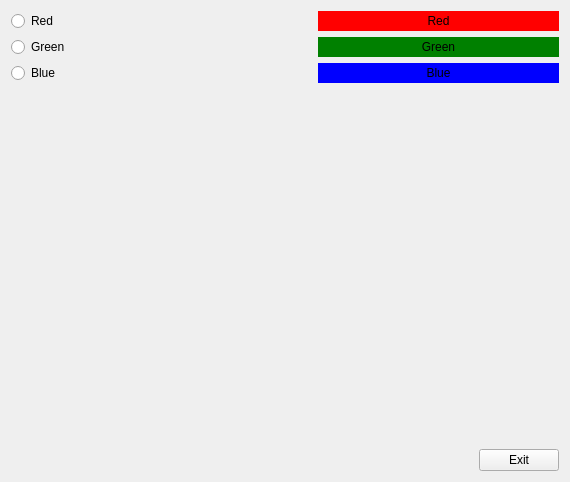
<?xml version="1.0" encoding="UTF-8"?>
<ui version="4.0">
 <class>ColorPicker</class>
 <widget class="QWidget" name="ColorPicker">
  <property name="geometry">
   <rect>
    <x>0</x>
    <y>0</y>
    <width>570</width>
    <height>482</height>
   </rect>
  </property>
  <property name="windowTitle">
   <string>Form</string>
  </property>
  <property name="styleSheet">
   <string notr="true"/>
  </property>
  <layout class="QVBoxLayout" name="verticalLayout_3">
   <item>
    <layout class="QHBoxLayout" name="horizontalLayout">
     <item>
      <layout class="QVBoxLayout" name="verticalLayout">
       <item>
        <widget class="QRadioButton" name="radioButton">
         <property name="text">
          <string>Red</string>
         </property>
        </widget>
       </item>
       <item>
        <widget class="QRadioButton" name="radioButton_2">
         <property name="text">
          <string>Green</string>
         </property>
        </widget>
       </item>
       <item>
        <widget class="QRadioButton" name="radioButton_3">
         <property name="text">
          <string>Blue</string>
         </property>
        </widget>
       </item>
      </layout>
     </item>
     <item>
      <spacer name="horizontalSpacer_2">
       <property name="orientation">
        <enum>Qt::Horizontal</enum>
       </property>
       <property name="sizeHint" stdset="0">
        <size>
         <width>40</width>
         <height>20</height>
        </size>
       </property>
      </spacer>
     </item>
     <item>
      <layout class="QVBoxLayout" name="verticalLayout_2">
       <item>
        <widget class="QLabel" name="label">
         <property name="enabled">
          <bool>true</bool>
         </property>
         <property name="sizePolicy">
          <sizepolicy hsizetype="Expanding" vsizetype="Preferred">
           <horstretch>0</horstretch>
           <verstretch>0</verstretch>
          </sizepolicy>
         </property>
         <property name="styleSheet">
          <string notr="true">background-color: red;</string>
         </property>
         <property name="text">
          <string>Red</string>
         </property>
         <property name="alignment">
          <set>Qt::AlignCenter</set>
         </property>
        </widget>
       </item>
       <item>
        <widget class="QLabel" name="label_2">
         <property name="sizePolicy">
          <sizepolicy hsizetype="Expanding" vsizetype="Preferred">
           <horstretch>0</horstretch>
           <verstretch>0</verstretch>
          </sizepolicy>
         </property>
         <property name="styleSheet">
          <string notr="true">background-color: green;</string>
         </property>
         <property name="text">
          <string>Green</string>
         </property>
         <property name="alignment">
          <set>Qt::AlignCenter</set>
         </property>
        </widget>
       </item>
       <item>
        <widget class="QLabel" name="label_3">
         <property name="sizePolicy">
          <sizepolicy hsizetype="Expanding" vsizetype="Preferred">
           <horstretch>0</horstretch>
           <verstretch>0</verstretch>
          </sizepolicy>
         </property>
         <property name="styleSheet">
          <string notr="true">background-color: blue;</string>
         </property>
         <property name="text">
          <string>Blue</string>
         </property>
         <property name="alignment">
          <set>Qt::AlignCenter</set>
         </property>
        </widget>
       </item>
      </layout>
     </item>
    </layout>
   </item>
   <item>
    <spacer name="verticalSpacer">
     <property name="orientation">
      <enum>Qt::Vertical</enum>
     </property>
     <property name="sizeHint" stdset="0">
      <size>
       <width>20</width>
       <height>367</height>
      </size>
     </property>
    </spacer>
   </item>
   <item>
    <layout class="QHBoxLayout" name="horizontalLayout_2">
     <item>
      <spacer name="horizontalSpacer">
       <property name="orientation">
        <enum>Qt::Horizontal</enum>
       </property>
       <property name="sizeHint" stdset="0">
        <size>
         <width>40</width>
         <height>20</height>
        </size>
       </property>
      </spacer>
     </item>
     <item>
      <widget class="QPushButton" name="pushButton">
       <property name="text">
        <string>Exit</string>
       </property>
      </widget>
     </item>
    </layout>
   </item>
  </layout>
 </widget>
 <resources/>
 <connections>
  <connection>
   <sender>pushButton</sender>
   <signal>released()</signal>
   <receiver>ColorPicker</receiver>
   <slot>close()</slot>
   <hints>
    <hint type="sourcelabel">
     <x>517</x>
     <y>452</y>
    </hint>
    <hint type="destinationlabel">
     <x>376</x>
     <y>400</y>
    </hint>
   </hints>
  </connection>
  <connection>
   <sender>radioButton</sender>
   <signal>clicked(bool)</signal>
   <receiver>label</receiver>
   <slot>setDisabled(bool)</slot>
   <hints>
    <hint type="sourcelabel">
     <x>47</x>
     <y>11</y>
    </hint>
    <hint type="destinationlabel">
     <x>346</x>
     <y>25</y>
    </hint>
   </hints>
  </connection>
  <connection>
   <sender>radioButton_2</sender>
   <signal>clicked(bool)</signal>
   <receiver>label_2</receiver>
   <slot>setDisabled(bool)</slot>
   <hints>
    <hint type="sourcelabel">
     <x>48</x>
     <y>42</y>
    </hint>
    <hint type="destinationlabel">
     <x>371</x>
     <y>50</y>
    </hint>
   </hints>
  </connection>
  <connection>
   <sender>radioButton_3</sender>
   <signal>clicked(bool)</signal>
   <receiver>label_3</receiver>
   <slot>setDisabled(bool)</slot>
   <hints>
    <hint type="sourcelabel">
     <x>52</x>
     <y>72</y>
    </hint>
    <hint type="destinationlabel">
     <x>345</x>
     <y>78</y>
    </hint>
   </hints>
  </connection>
  <connection>
   <sender>radioButton</sender>
   <signal>clicked(bool)</signal>
   <receiver>label_2</receiver>
   <slot>setEnabled(bool)</slot>
   <hints>
    <hint type="sourcelabel">
     <x>71</x>
     <y>22</y>
    </hint>
    <hint type="destinationlabel">
     <x>359</x>
     <y>50</y>
    </hint>
   </hints>
  </connection>
  <connection>
   <sender>radioButton</sender>
   <signal>clicked(bool)</signal>
   <receiver>label_3</receiver>
   <slot>setEnabled(bool)</slot>
   <hints>
    <hint type="sourcelabel">
     <x>49</x>
     <y>17</y>
    </hint>
    <hint type="destinationlabel">
     <x>345</x>
     <y>78</y>
    </hint>
   </hints>
  </connection>
  <connection>
   <sender>radioButton_2</sender>
   <signal>clicked(bool)</signal>
   <receiver>label</receiver>
   <slot>setEnabled(bool)</slot>
   <hints>
    <hint type="sourcelabel">
     <x>73</x>
     <y>47</y>
    </hint>
    <hint type="destinationlabel">
     <x>364</x>
     <y>11</y>
    </hint>
   </hints>
  </connection>
  <connection>
   <sender>radioButton_2</sender>
   <signal>clicked(bool)</signal>
   <receiver>label_3</receiver>
   <slot>setEnabled(bool)</slot>
   <hints>
    <hint type="sourcelabel">
     <x>35</x>
     <y>47</y>
    </hint>
    <hint type="destinationlabel">
     <x>374</x>
     <y>85</y>
    </hint>
   </hints>
  </connection>
  <connection>
   <sender>radioButton_3</sender>
   <signal>clicked(bool)</signal>
   <receiver>label</receiver>
   <slot>setEnabled(bool)</slot>
   <hints>
    <hint type="sourcelabel">
     <x>38</x>
     <y>80</y>
    </hint>
    <hint type="destinationlabel">
     <x>378</x>
     <y>14</y>
    </hint>
   </hints>
  </connection>
  <connection>
   <sender>radioButton_3</sender>
   <signal>clicked(bool)</signal>
   <receiver>label_2</receiver>
   <slot>setEnabled(bool)</slot>
   <hints>
    <hint type="sourcelabel">
     <x>53</x>
     <y>75</y>
    </hint>
    <hint type="destinationlabel">
     <x>390</x>
     <y>53</y>
    </hint>
   </hints>
  </connection>
 </connections>
</ui>
